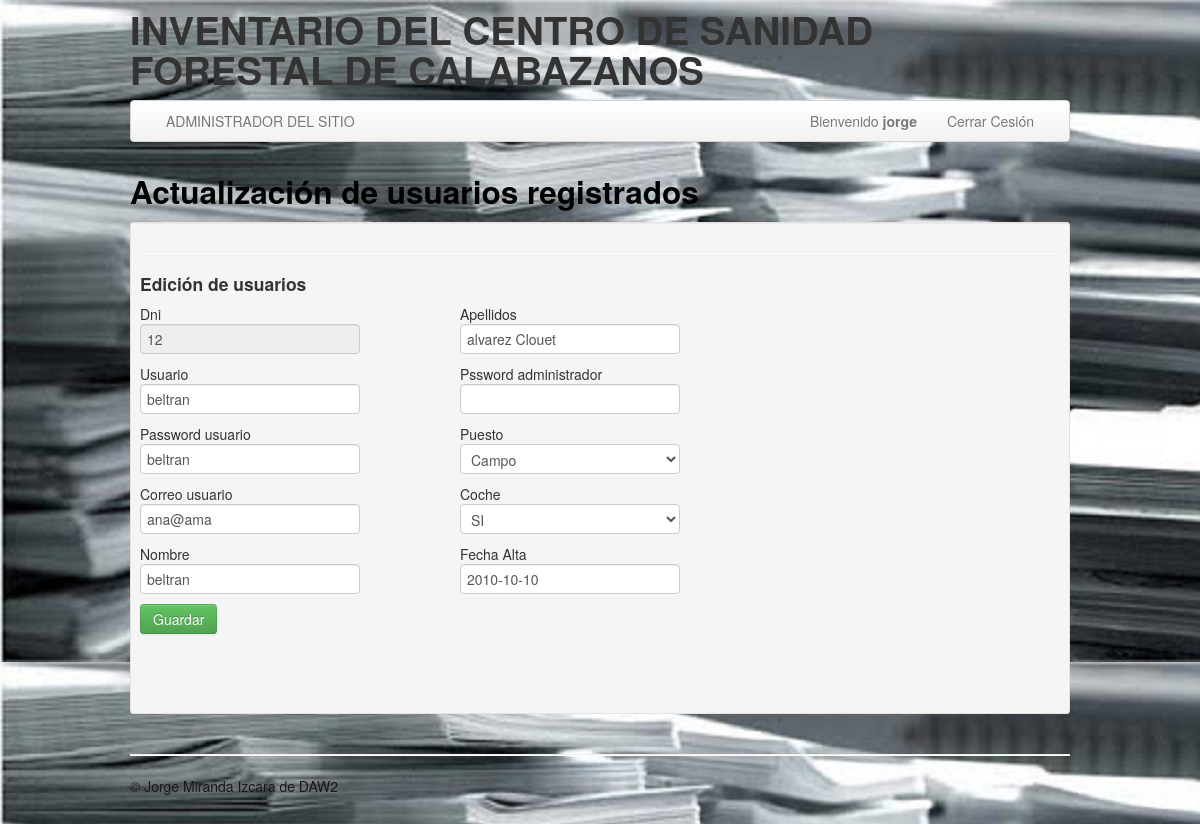
The page /administrador/actualizarUsuario.php?id=12 (signed in) on the database its author committed.
### tables this page shows
CREATE TABLE `currelas` (
  `DNI` int NOT NULL,
  `usuario` varchar(45) NOT NULL,
  `contrasenia` varchar(45) NOT NULL,
  `email` varchar(45) DEFAULT NULL,
  `nombre` varchar(45) DEFAULT NULL,
  `apellidos` varchar(45) DEFAULT NULL,
  `contraseniaAd` varchar(45) DEFAULT NULL,
  `puesto` varchar(45) DEFAULT NULL,
  `coche` varchar(3) DEFAULT NULL,
  `fecha_alta` date DEFAULT NULL,
  PRIMARY KEY (`DNI`),
  UNIQUE KEY `id_UNIQUE` (`DNI`)
);

### administrador/actualizarUsuario.php (the view, shortened to what this page needs)
<!DOCTYPE html>
<html lang="en">
<head>
	<link href="../bootstrap/css/bootstrap.min.css" rel="stylesheet" />
</head>
<body data-offset="40" background="../images/papeles.jpg" style="background-attachment: fixed">
	<div class="container">
		<header class="header">
			<div class="row">
				<?php
				include("../include/cabecera.php");
				?>
			</div>
		</header>
		<?php
		include("../include/menuAdmin.php");
		?>
		<div class="row">
			<div class="span12">
				<div class="caption">
					<h2> Actualización de usuarios registrados</h2>
					<div class="well well-small">
						<hr class="soft" />
						<h4>Edición de usuarios</h4>
						<div class="row-fluid">
							<?php
							extract($_GET);
							require("../connect_db.php");
							$sql = "SELECT * FROM currelas WHERE dni=$id";
							$ressql = mysqli_query($mysqli, $sql);
							while ($row = mysqli_fetch_row($ressql)) {
								$dni = $row[0];
								$usuario = $row[1];
								$contrasenia = $row[2];
								$email = $row[3];
								$nombre = $row[4];
								$apellidos = $row[5];
								$pasadmin = $row[6];
								$puesto = $row[7];
								$coche = $row[8];
								$fechaA = $row[9];
							}
							?>
							<form action="ejecutaactualizar.php" method="post">
								<div class="actualiza">
									<div>
										Dni<br><input type="text" name="id" value="<?php echo $dni ?>" readonly="readonly"><br>
										Usuario<br> <input type="text" name="usuario" value="<?php echo $usuario ?>"><br>
										Password usuario<br> <input type="text" name="contrasenia" value="<?php echo $contrasenia ?>"><br>
										Correo usuario<br> <input type="text" name="email" value="<?php echo $email ?>"><br>
										Nombre<br> <input type="text" name="nombre" value="<?php echo $nombre ?>"><br>
									</div>
									<div>
										Apellidos<br> <input type="text" name="apellidos" value="<?php echo $apellidos ?>"><br>
										Pssword administrador<br> <input type="text" name="pasadmin" value="<?php echo $pasadmin ?>"><br>
										Puesto<br>
										<select name="puesto">
											<option value="<?php echo $puesto ?>"><?php echo $puesto ?></option>
										</select>
										<br>
										Coche<br>
										<select name="coche">
											<option value="<?php echo $coche ?>"><?php echo $coche ?></option>
										</select><br>
										Fecha Alta<br> <input type="text" name="fechaA" value="<?php echo $fechaA ?>"><br>
									</div>
								</div>
								<input type="submit" value="Guardar" class="btn btn-success btn-primary">
							</form>
							<div class="span8">
							</div>
						</div>
						<br />
					</div>
				</div>
			</div>
		</div>
		<?php
		include("../include/pie.php");
		?>
	</div>
</body>
</html>

### include/miestilo.php (style rules this page uses)
.actualiza { display: flex; flex-direction: row; column-gap: 100px; }
h2 { color: black; }

### rows shown on the page
currelas: id "12", usuario "beltran", contrasenia "beltran", email "ana@ama", nombre "beltran", apellidos "alvarez Clouet", puesto "Campo", coche "SI", fechaA "2010-10-10"

### other values the page prints
$_SESSION['user'] "jorge"
